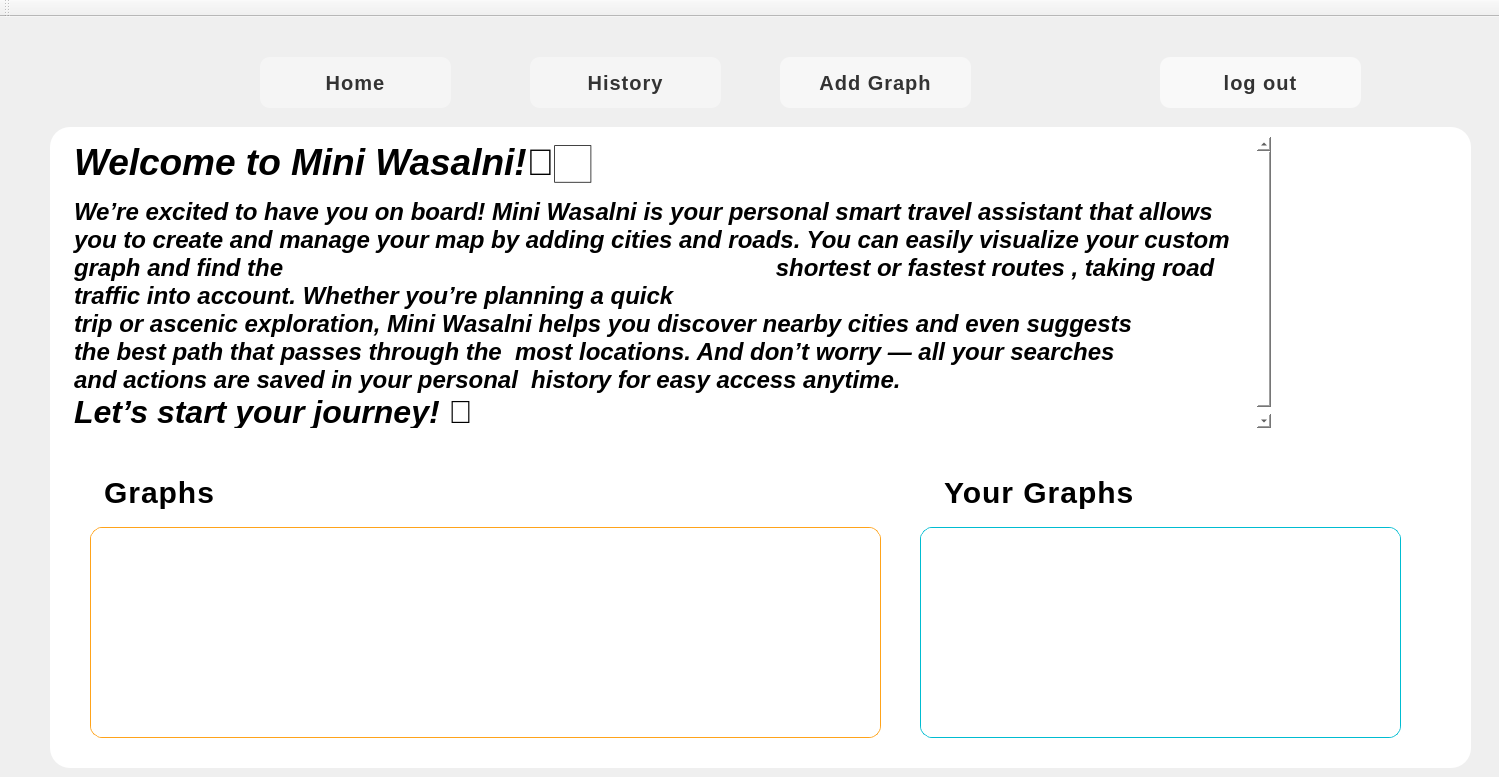
<?xml version="1.0" encoding="UTF-8"?>
<ui version="4.0">
 <class>HomePageClass</class>
 <widget class="QMainWindow" name="HomePageClass">
  <property name="geometry">
   <rect>
    <x>0</x>
    <y>0</y>
    <width>1499</width>
    <height>777</height>
   </rect>
  </property>
  <property name="windowTitle">
   <string>HomePage</string>
  </property>
  <property name="styleSheet">
   <string notr="true"/>
  </property>
  <widget class="QWidget" name="centralWidget">
   <widget class="QWidget" name="backgroundWidget" native="true">
    <property name="geometry">
     <rect>
      <x>0</x>
      <y>0</y>
      <width>1531</width>
      <height>781</height>
     </rect>
    </property>
    <property name="styleSheet">
     <string notr="true">#backgroundWidget{
	background-image: url(:/QtWidgetsApplication1/graphPageBackground.jpg);
    background-repeat: no-repeat;
    background-position: center;
    background-origin: content;
    background-attachment: fixed;
}
</string>
    </property>
    <widget class="QWidget" name="cardWidget" native="true">
     <property name="geometry">
      <rect>
       <x>50</x>
       <y>110</y>
       <width>1421</width>
       <height>641</height>
      </rect>
     </property>
     <property name="styleSheet">
      <string notr="true">background-color: white;
border-radius: 20px;


</string>
     </property>
     <widget class="QScrollArea" name="graphListScrollArea&#10;">
      <property name="geometry">
       <rect>
        <x>40</x>
        <y>400</y>
        <width>791</width>
        <height>211</height>
       </rect>
      </property>
      <property name="autoFillBackground">
       <bool>true</bool>
      </property>
      <property name="styleSheet">
       <string notr="true">QScrollArea {
     border: 1px solid #ffa31a;
      border-radius: 12px;
      background-color: white;
    }</string>
      </property>
      <property name="verticalScrollBarPolicy">
       <enum>Qt::ScrollBarPolicy::ScrollBarAlwaysOff</enum>
      </property>
      <property name="horizontalScrollBarPolicy">
       <enum>Qt::ScrollBarPolicy::ScrollBarAsNeeded</enum>
      </property>
      <property name="widgetResizable">
       <bool>true</bool>
      </property>
      <widget class="QWidget" name="scrollAreaWidgetContents">
       <property name="geometry">
        <rect>
         <x>0</x>
         <y>0</y>
         <width>789</width>
         <height>209</height>
        </rect>
       </property>
       <property name="styleSheet">
        <string notr="true">   border-radius: 12px;
      background-color: white;</string>
       </property>
       <layout class="QHBoxLayout" name="horizontalLayout">
        <item>
         <widget class="QWidget" name="graphListContainer" native="true">
          <property name="sizePolicy">
           <sizepolicy hsizetype="MinimumExpanding" vsizetype="Fixed">
            <horstretch>0</horstretch>
            <verstretch>0</verstretch>
           </sizepolicy>
          </property>
          <property name="autoFillBackground">
           <bool>false</bool>
          </property>
         </widget>
        </item>
       </layout>
      </widget>
     </widget>
     <widget class="QLabel" name="label">
      <property name="geometry">
       <rect>
        <x>30</x>
        <y>340</y>
        <width>181</width>
        <height>51</height>
       </rect>
      </property>
      <property name="styleSheet">
       <string notr="true">font-family: &quot;Montserrat&quot;, &quot;Arial&quot;, sans-serif;
    font-size: 30px;
    font-weight: bold;
    border-radius: 10px;
    padding: 8px 16px;
letter-spacing: 1px;</string>
      </property>
      <property name="text">
       <string>Graphs</string>
      </property>
     </widget>
     <widget class="QTextBrowser" name="textBrowser">
      <property name="geometry">
       <rect>
        <x>20</x>
        <y>10</y>
        <width>1201</width>
        <height>291</height>
       </rect>
      </property>
      <property name="html">
       <string>&lt;!DOCTYPE HTML PUBLIC &quot;-//W3C//DTD HTML 4.0//EN&quot; &quot;http://www.w3.org/TR/REC-html40/strict.dtd&quot;&gt;
&lt;html&gt;&lt;head&gt;&lt;meta name=&quot;qrichtext&quot; content=&quot;1&quot; /&gt;&lt;meta charset=&quot;utf-8&quot; /&gt;&lt;style type=&quot;text/css&quot;&gt;
p, li { white-space: pre-wrap; }
hr { height: 1px; border-width: 0; }
li.unchecked::marker { content: &quot;\2610&quot;; }
li.checked::marker { content: &quot;\2612&quot;; }
&lt;/style&gt;&lt;/head&gt;&lt;body style=&quot; font-family:'Segoe UI'; font-size:9pt; font-weight:400; font-style:normal;&quot;&gt;
&lt;p style=&quot; margin-top:12px; margin-bottom:12px; margin-left:0px; margin-right:0px; -qt-block-indent:0; text-indent:0px;&quot;&gt;&lt;span style=&quot; font-family:'Times New Roman','serif'; font-size:28pt; font-weight:700; font-style:italic; color:#000000;&quot;&gt;Welcome to Mini Wasalni!&lt;/span&gt;&lt;span style=&quot; font-size:28pt;&quot;&gt;👋🏻&lt;/span&gt;&lt;/p&gt;
&lt;p style=&quot; margin-top:12px; margin-bottom:0px; margin-left:0px; margin-right:0px; -qt-block-indent:0; text-indent:0px;&quot;&gt;&lt;span style=&quot; font-family:'Times New Roman','serif'; font-size:18pt; font-weight:700; font-style:italic; color:#000000;&quot;&gt;We’re excited to have you on board! Mini Wasalni is your personal smart travel assistant that allows you to create and manage your map by adding cities and roads. You can easily visualize your custom graph and find the                                                                          shortest or fastest routes , taking road traffic into account. Whether you’re planning a quick                                                                                           trip or ascenic exploration, Mini Wasalni helps you discover nearby cities&lt;/span&gt;&lt;span style=&quot; font-size:18pt;&quot;&gt; &lt;/span&gt;&lt;span style=&quot; font-family:'Times New Roman','serif'; font-size:18pt; font-weight:700; font-style:italic; color:#000000;&quot;&gt;and even suggests&lt;/span&gt;&lt;span style=&quot; font-family:'Times New Roman','serif'; font-size:18pt; color:#000000;&quot;&gt;                                                                                                                                                         &lt;/span&gt;&lt;span style=&quot; font-family:'Times New Roman','serif'; font-size:18pt; font-weight:700; font-style:italic; color:#000000;&quot;&gt;the best path that passes through the&lt;/span&gt;&lt;span style=&quot; font-size:18pt;&quot;&gt; &lt;/span&gt;&lt;span style=&quot; font-family:'Times New Roman','serif'; font-size:18pt; font-weight:700; font-style:italic; color:#000000;&quot;&gt; most locations. And don’t worry — all your&lt;/span&gt;&lt;span style=&quot; font-size:18pt;&quot;&gt; &lt;/span&gt;&lt;span style=&quot; font-family:'Times New Roman','serif'; font-size:18pt; font-weight:700; font-style:italic; color:#000000;&quot;&gt;searches                                                           and actions are saved in your personal&lt;/span&gt;&lt;span style=&quot; font-size:18pt;&quot;&gt; &lt;/span&gt;&lt;span style=&quot; font-family:'Times New Roman','serif'; font-size:18pt; font-weight:700; font-style:italic; color:#000000;&quot;&gt; history for easy access anytime.&lt;/span&gt;&lt;span style=&quot; font-size:18pt;&quot;&gt; &lt;/span&gt;&lt;/p&gt;
&lt;p style=&quot; margin-top:0px; margin-bottom:0px; margin-left:0px; margin-right:0px; -qt-block-indent:0; text-indent:0px;&quot;&gt;&lt;span style=&quot; font-family:'Times New Roman','serif'; font-size:24pt; font-weight:700; font-style:italic; color:#000000;&quot;&gt;Let’s start your journey!&lt;/span&gt;&lt;span style=&quot; font-family:'Aptos','sans-serif'; font-size:24pt;&quot;&gt; 🤗&lt;/span&gt;&lt;/p&gt;&lt;/body&gt;&lt;/html&gt;</string>
      </property>
     </widget>
     <widget class="QScrollArea" name="graphListScrollArea&#10;_2">
      <property name="geometry">
       <rect>
        <x>870</x>
        <y>400</y>
        <width>481</width>
        <height>211</height>
       </rect>
      </property>
      <property name="autoFillBackground">
       <bool>true</bool>
      </property>
      <property name="styleSheet">
       <string notr="true">QScrollArea {
     border: 1px solid rgb(0, 188, 209);
      border-radius: 12px;
      background-color: white;
    }</string>
      </property>
      <property name="verticalScrollBarPolicy">
       <enum>Qt::ScrollBarPolicy::ScrollBarAlwaysOff</enum>
      </property>
      <property name="horizontalScrollBarPolicy">
       <enum>Qt::ScrollBarPolicy::ScrollBarAsNeeded</enum>
      </property>
      <property name="widgetResizable">
       <bool>true</bool>
      </property>
      <widget class="QWidget" name="scrollAreaWidgetContents_2">
       <property name="geometry">
        <rect>
         <x>0</x>
         <y>0</y>
         <width>479</width>
         <height>209</height>
        </rect>
       </property>
       <property name="styleSheet">
        <string notr="true">   border-radius: 12px;
      background-color: white;</string>
       </property>
       <layout class="QHBoxLayout" name="horizontalLayout_2">
        <item>
         <widget class="QWidget" name="graphListContainer_2" native="true">
          <property name="sizePolicy">
           <sizepolicy hsizetype="MinimumExpanding" vsizetype="Fixed">
            <horstretch>0</horstretch>
            <verstretch>0</verstretch>
           </sizepolicy>
          </property>
          <property name="autoFillBackground">
           <bool>false</bool>
          </property>
         </widget>
        </item>
       </layout>
      </widget>
     </widget>
     <widget class="QLabel" name="label_2">
      <property name="geometry">
       <rect>
        <x>870</x>
        <y>340</y>
        <width>231</width>
        <height>51</height>
       </rect>
      </property>
      <property name="styleSheet">
       <string notr="true">font-family: &quot;Montserrat&quot;, &quot;Arial&quot;, sans-serif;
    font-size: 30px;
    font-weight: bold;
    border-radius: 10px;
    padding: 8px 16px;
letter-spacing: 1px;</string>
      </property>
      <property name="text">
       <string>Your Graphs</string>
      </property>
     </widget>
     <widget class="QLabel" name="label_3">
      <property name="geometry">
       <rect>
        <x>900</x>
        <y>-20</y>
        <width>511</width>
        <height>500</height>
       </rect>
      </property>
      <property name="styleSheet">
       <string notr="true">background: transparent;
</string>
      </property>
      <property name="text">
       <string/>
      </property>
      <property name="pixmap">
       <pixmap>car2.png</pixmap>
      </property>
      <property name="scaledContents">
       <bool>true</bool>
      </property>
     </widget>
    </widget>
    <widget class="QPushButton" name="homeButton">
     <property name="geometry">
      <rect>
       <x>260</x>
       <y>40</y>
       <width>191</width>
       <height>51</height>
      </rect>
     </property>
     <property name="styleSheet">
      <string notr="true">QPushButton {
    background-color: rgba(255, 255, 255, 0.4);  
    color: #333;
font-family: &quot;Montserrat&quot;, &quot;Arial&quot;, sans-serif;
    font-size: 20px;
    font-weight: bold;
    /*border: 2px solid rgba(255, 255, 255, 0.5);*/
    border-radius: 10px;
    padding: 8px 16px;
letter-spacing: 1px;
}

QPushButton:hover {
    background-color: rgba(255, 255, 255, 0.6);
}

QPushButton:pressed {
    background-color: rgba(255, 255, 255, 0.7);
}
</string>
     </property>
     <property name="text">
      <string>Home</string>
     </property>
    </widget>
    <widget class="QPushButton" name="historyButton">
     <property name="geometry">
      <rect>
       <x>530</x>
       <y>40</y>
       <width>191</width>
       <height>51</height>
      </rect>
     </property>
     <property name="styleSheet">
      <string notr="true">QPushButton {
    background-color: rgba(255, 255, 255, 0.4);  
    color: #333;
font-family: &quot;Montserrat&quot;, &quot;Arial&quot;, sans-serif;
    font-size: 20px;
    font-weight: bold;
    /*border: 2px solid rgba(255, 255, 255, 0.5);*/
    border-radius: 10px;
    padding: 8px 16px;
letter-spacing: 1px;
}

QPushButton:hover {
    background-color: rgba(255, 255, 255, 0.6);
}

QPushButton:pressed {
    background-color: rgba(255, 255, 255, 0.7);
}
</string>
     </property>
     <property name="text">
      <string>History</string>
     </property>
    </widget>
    <widget class="QPushButton" name="addGraphButton">
     <property name="geometry">
      <rect>
       <x>780</x>
       <y>40</y>
       <width>191</width>
       <height>51</height>
      </rect>
     </property>
     <property name="styleSheet">
      <string notr="true">QPushButton {
    background-color: rgba(255, 255, 255, 0.5);  
    color: #333;
font-family: &quot;Montserrat&quot;, &quot;Arial&quot;, sans-serif;
    font-size: 20px;
    font-weight: bold;
    /*border: 2px solid rgba(255, 255, 255, 0.5);*/
    border-radius: 10px;
    padding: 8px 16px;
letter-spacing: 1px;
}

QPushButton:hover {
    background-color: rgba(255, 255, 255, 0.6);
}

QPushButton:pressed {
    background-color: rgba(255, 255, 255, 0.7);
}
</string>
     </property>
     <property name="text">
      <string>Add Graph</string>
     </property>
    </widget>
    <widget class="QLabel" name="icon">
     <property name="geometry">
      <rect>
       <x>90</x>
       <y>10</y>
       <width>101</width>
       <height>91</height>
      </rect>
     </property>
     <property name="text">
      <string/>
     </property>
     <property name="pixmap">
      <pixmap resource="QtWidgetsApplication1.qrc">:/QtWidgetsApplication1/icon.png</pixmap>
     </property>
     <property name="scaledContents">
      <bool>true</bool>
     </property>
    </widget>
    <widget class="QPushButton" name="logoutButton">
     <property name="geometry">
      <rect>
       <x>1160</x>
       <y>40</y>
       <width>201</width>
       <height>51</height>
      </rect>
     </property>
     <property name="styleSheet">
      <string notr="true">QPushButton {
    background-color: rgba(255, 255, 255, 0.6);  
    color: #333;
font-family: &quot;Montserrat&quot;, &quot;Arial&quot;, sans-serif;
    font-size: 20px;
    font-weight: bold;
    /*border: 2px solid rgba(255, 255, 255, 0.5);*/
    border-radius: 10px;
    padding: 8px 16px;
letter-spacing: 1px;
}

QPushButton:hover {
    background-color: rgba(255, 255, 255, 0.8);
}

QPushButton:pressed {
    background-color: rgba(255, 255, 255, 1);
}
</string>
     </property>
     <property name="text">
      <string>log out</string>
     </property>
    </widget>
   </widget>
  </widget>
  <widget class="QToolBar" name="mainToolBar">
   <attribute name="toolBarArea">
    <enum>TopToolBarArea</enum>
   </attribute>
   <attribute name="toolBarBreak">
    <bool>false</bool>
   </attribute>
  </widget>
 </widget>
 <layoutdefault spacing="6" margin="11"/>
 <resources>
  <include location="QtWidgetsApplication1.qrc"/>
 </resources>
 <connections/>
</ui>
